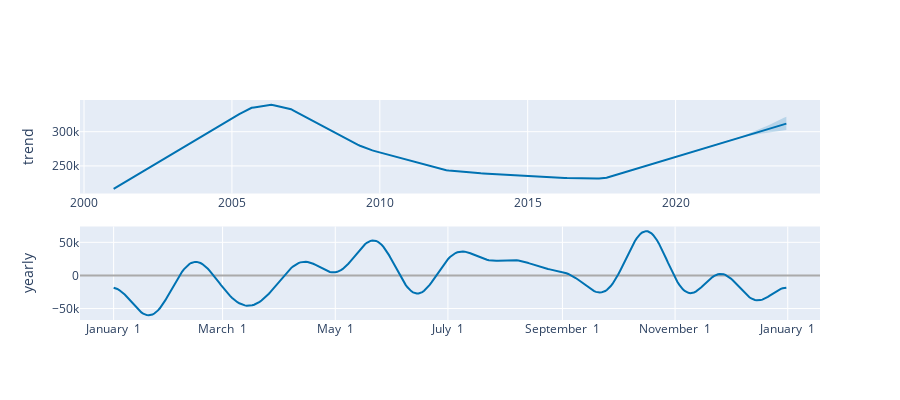

The code cell stored with this chart in its notebook:
### Markdown cell above
## Plotting the trend and yearly data

### Code cell
plot_components_plotly(m, forecast)

### Figure 1 — Plotly figure (JSON) as saved in the notebook; plotly's stock layout.template omitted (floating-point values rounded to 4 significant figures; data arrays with more than 128 entries replaced by an {"elided": "..."} marker saying what was removed)
{"data": [{"line": {"color": "#0072B2", "width": 2}, "mode": "lines", "name": "trend", "type": "scatter", "x": {"elided": "274 str values"}, "xaxis": "x", "y": {"elided": "274 float values"}, "yaxis": "y"}, {"line": {"color": "rgba(0, 114, 178, 0.2)", "width": 0}, "mode": "lines", "name": "trend_upper", "type": "scatter", "x": {"elided": "274 str values"}, "xaxis": "x", "y": {"elided": "274 float values"}, "yaxis": "y"}, {"fill": "tonexty", "fillcolor": "rgba(0, 114, 178, 0.2)", "line": {"color": "rgba(0, 114, 178, 0.2)", "width": 0}, "mode": "lines", "name": "trend_lower", "type": "scatter", "x": {"elided": "274 str values"}, "xaxis": "x", "y": {"elided": "274 float values"}, "yaxis": "y"}, {"line": {"color": "#0072B2", "width": 2}, "mode": "lines", "name": "yearly", "type": "scatter", "x": {"elided": "365 str values"}, "xaxis": "x2", "y": {"elided": "365 float values"}, "yaxis": "y2"}], "layout": {"height": 400, "showlegend": false, "width": 900, "xaxis": {"anchor": "y", "domain": [0, 1], "range": ["1999-11-12T15:36:00", "2024-11-18T08:24:00"], "type": "date"}, "xaxis2": {"anchor": "y2", "domain": [0, 1], "range": ["2016-12-13T18:54:02.958904115", "2018-01-18T11:04:57.863013581"], "tickformat": "%B %e", "type": "date"}, "yaxis": {"anchor": "x", "domain": [0.575, 1], "rangemode": "normal", "title": {"text": "trend"}, "zerolinecolor": "#AAA"}, "yaxis2": {"anchor": "x2", "domain": [0, 0.425], "title": {"text": "yearly"}, "zerolinecolor": "#AAA"}}}
